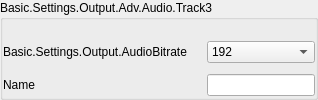
                                   <widget class="QGroupBox" name="groupBox_3">
                                    <property name="sizePolicy">
                                     <sizepolicy hsizetype="Preferred" vsizetype="Maximum">
                                      <horstretch>0</horstretch>
                                      <verstretch>0</verstretch>
                                     </sizepolicy>
                                    </property>
                                    <property name="title">
                                     <string>Basic.Settings.Output.Adv.Audio.Track3</string>
                                    </property>
                                    <property name="useFor" stdset="0">
                                     <string notr="true">GroupBoxLevel2</string>
                                    </property>
                                    <property name="uistep" stdset="0">
                                     <string notr="true">Track 3</string>
                                    </property>
                                    <layout class="QFormLayout" name="formLayout_12">
                                     <property name="fieldGrowthPolicy">
                                      <enum>QFormLayout::AllNonFixedFieldsGrow</enum>
                                     </property>
                                     <property name="labelAlignment">
                                      <set>Qt::AlignLeading|Qt::AlignLeft|Qt::AlignVCenter</set>
                                     </property>
                                     <property name="horizontalSpacing">
                                      <number>20</number>
                                     </property>
                                     <property name="verticalSpacing">
                                      <number>10</number>
                                     </property>
                                     <property name="leftMargin">
                                      <number>0</number>
                                     </property>
                                     <property name="topMargin">
                                      <number>20</number>
                                     </property>
                                     <property name="rightMargin">
                                      <number>0</number>
                                     </property>
                                     <property name="bottomMargin">
                                      <number>0</number>
                                     </property>
                                     <item row="0" column="0">
                                      <widget class="QLabel" name="label_51">
                                       <property name="sizePolicy">
                                        <sizepolicy hsizetype="Preferred" vsizetype="Expanding">
                                         <horstretch>0</horstretch>
                                         <verstretch>0</verstretch>
                                        </sizepolicy>
                                       </property>
                                       <property name="text">
                                        <string>Basic.Settings.Output.AudioBitrate</string>
                                       </property>
                                       <property name="alignment">
                                        <set>Qt::AlignLeading|Qt::AlignLeft|Qt::AlignVCenter</set>
                                       </property>
                                       <property name="wordWrap">
                                        <bool>true</bool>
                                       </property>
                                       <property name="buddy">
                                        <cstring>advOutTrack3Bitrate</cstring>
                                       </property>
                                       <property name="useFor" stdset="0">
                                        <string notr="true">FormLabelRole</string>
                                       </property>
                                      </widget>
                                     </item>
                                     <item row="0" column="1">
                                      <widget class="PLSComboBox" name="advOutTrack3Bitrate">
                                       <property name="currentIndex">
                                        <number>8</number>
                                       </property>
                                       <property name="uistep" stdset="0">
                                        <string notr="true">Audio Bitrate</string>
                                       </property>
                                       <item>
                                        <property name="text">
                                         <string>32</string>
                                        </property>
                                       </item>
                                       <item>
                                        <property name="text">
                                         <string>48</string>
                                        </property>
                                       </item>
                                       <item>
                                        <property name="text">
                                         <string>64</string>
                                        </property>
                                       </item>
                                       <item>
                                        <property name="text">
                                         <string>80</string>
                                        </property>
                                       </item>
                                       <item>
                                        <property name="text">
                                         <string>96</string>
                                        </property>
                                       </item>
                                       <item>
                                        <property name="text">
                                         <string>112</string>
                                        </property>
                                       </item>
                                       <item>
                                        <property name="text">
                                         <string>128</string>
                                        </property>
                                       </item>
                                       <item>
                                        <property name="text">
                                         <string>160</string>
                                        </property>
                                       </item>
                                       <item>
                                        <property name="text">
                                         <string>192</string>
                                        </property>
                                       </item>
                                       <item>
                                        <property name="text">
                                         <string>256</string>
                                        </property>
                                       </item>
                                       <item>
                                        <property name="text">
                                         <string>320</string>
                                        </property>
                                       </item>
                                      </widget>
                                     </item>
                                     <item row="1" column="0">
                                      <widget class="QLabel" name="label_52">
                                       <property name="sizePolicy">
                                        <sizepolicy hsizetype="Preferred" vsizetype="Expanding">
                                         <horstretch>0</horstretch>
                                         <verstretch>0</verstretch>
                                        </sizepolicy>
                                       </property>
                                       <property name="text">
                                        <string>Name</string>
                                       </property>
                                       <property name="alignment">
                                        <set>Qt::AlignLeading|Qt::AlignLeft|Qt::AlignVCenter</set>
                                       </property>
                                       <property name="wordWrap">
                                        <bool>true</bool>
                                       </property>
                                       <property name="buddy">
                                        <cstring>advOutTrack3Name</cstring>
                                       </property>
                                       <property name="useFor" stdset="0">
                                        <string notr="true">FormLabelRole</string>
                                       </property>
                                      </widget>
                                     </item>
                                     <item row="1" column="1">
                                      <widget class="QLineEdit" name="advOutTrack3Name"/>
                                     </item>
                                    </layout>
                                   </widget>
